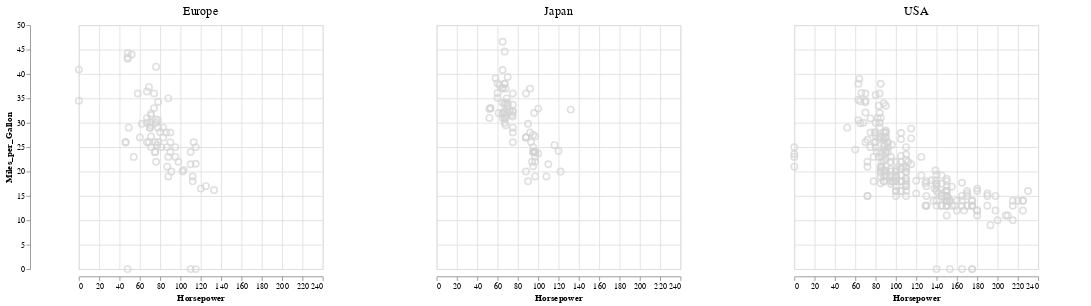

Notebook source saved alongside this figure:
### Code cell
hover = alt.selection_point(on="mouseover", nearest=False,
                            toggle=True, empty=False)
color = alt.Color(
    "Origin:O", legend=None, scale=alt.Scale(scheme="category10")
)

df = data.cars()
base = alt.Chart(df).encode(
    x=alt.X("Horsepower"),
    y=alt.Y("Miles_per_Gallon"),
    color=alt.condition(
        hover, color,
        alt.value("lightgrey")
    )
)

chart = base.mark_point(invalid=None).encode(
    size=alt.condition(
        hover,
        alt.value(80),
        alt.value(60),
    )
).add_params(hover)

text = base.mark_text(dy=-12, invalid=None, size=15).encode(
    text="Name:N",
    opacity=alt.condition(
        hover,
        alt.value(1),
        alt.value(0)
    )
)

chart_text = alt.layer(
    chart, text
).facet("Origin").configure_header(
    labelFont="Calibri",
    labelFontSize=15,
    title=None
)

chart_text

### Figure 1 — Vega-Lite specification as saved in the notebook (floating-point values rounded to 4 significant figures; data arrays with more than 128 entries replaced by an {"elided": "..."} marker saying what was removed)
{"config": {"view": {"continuousWidth": 300, "continuousHeight": 300}, "header": {"labelFont": "Calibri", "labelFontSize": 15, "title": null}}, "data": {"name": "data-f02450ab61490a1363517a0190416235"}, "facet": {"field": "Origin", "type": "nominal"}, "spec": {"layer": [{"mark": {"type": "point", "invalid": null}, "encoding": {"color": {"condition": {"param": "param_11", "empty": false, "field": "Origin", "legend": null, "scale": {"scheme": "category10"}, "type": "ordinal"}, "value": "lightgrey"}, "size": {"condition": {"param": "param_11", "value": 80, "empty": false}, "value": 60}, "x": {"field": "Horsepower", "type": "quantitative"}, "y": {"field": "Miles_per_Gallon", "type": "quantitative"}}, "name": "view_6"}, {"mark": {"type": "text", "dy": -12, "invalid": null, "size": 15}, "encoding": {"color": {"condition": {"param": "param_11", "empty": false, "field": "Origin", "legend": null, "scale": {"scheme": "category10"}, "type": "ordinal"}, "value": "lightgrey"}, "opacity": {"condition": {"param": "param_11", "value": 1, "empty": false}, "value": 0}, "text": {"field": "Name", "type": "nominal"}, "x": {"field": "Horsepower", "type": "quantitative"}, "y": {"field": "Miles_per_Gallon", "type": "quantitative"}}}]}, "params": [{"name": "param_11", "select": {"type": "point", "nearest": false, "on": "mouseover", "toggle": true}, "views": ["view_6"]}], "$schema": "https://vega.github.io/schema/vega-lite/v5.16.3.json", "datasets": {"data-f02450ab61490a1363517a0190416235": {"elided": "406 records"}}}
